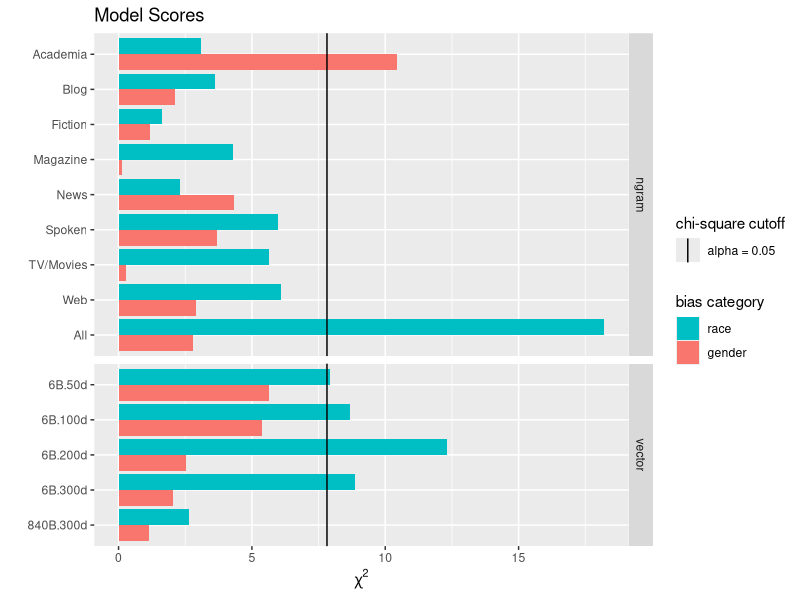
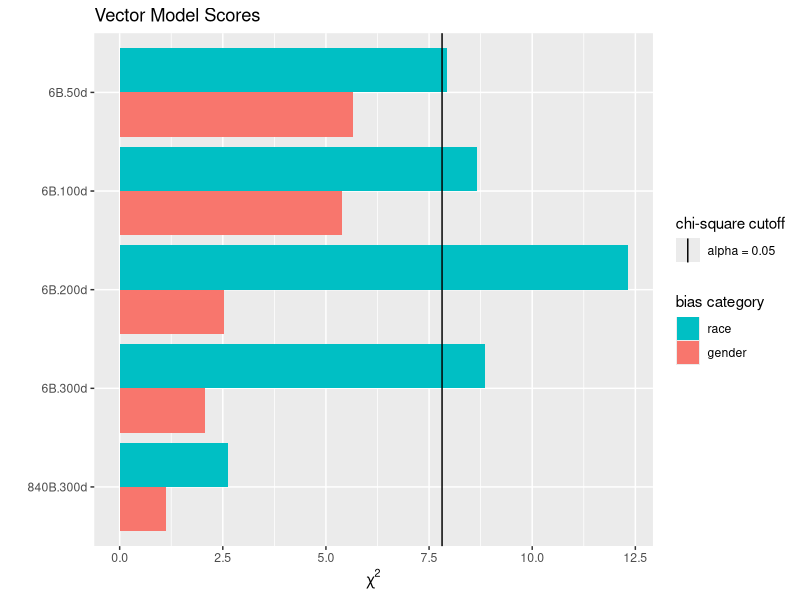
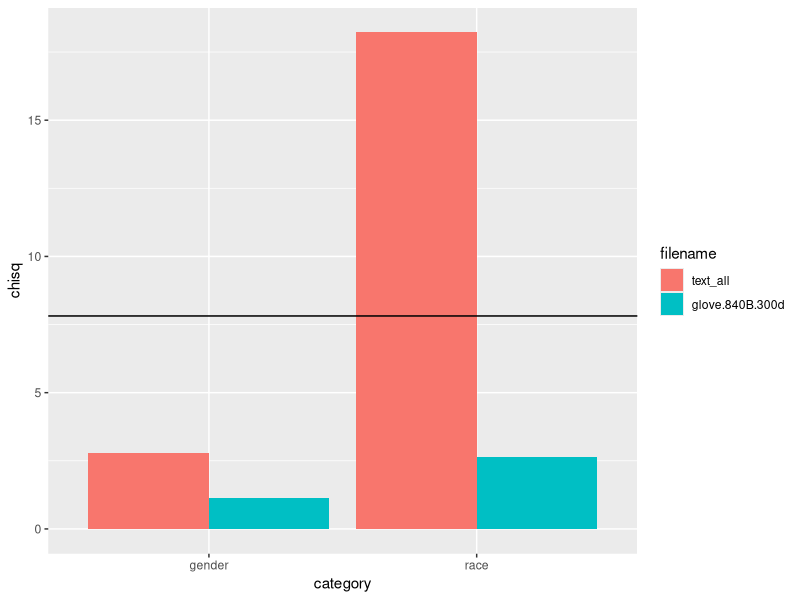
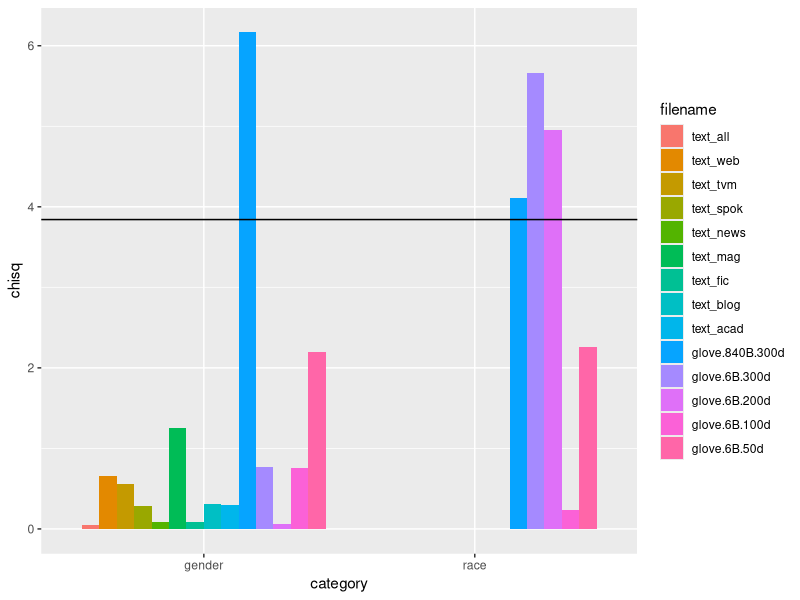
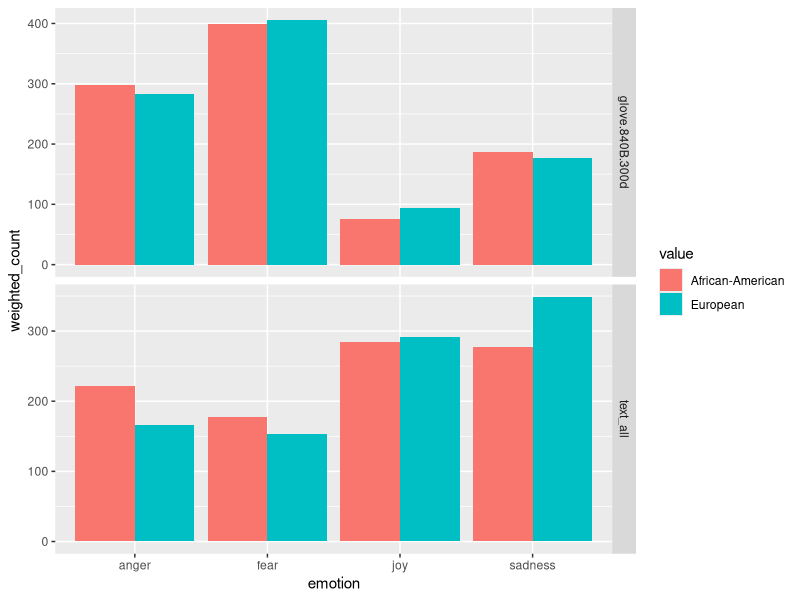
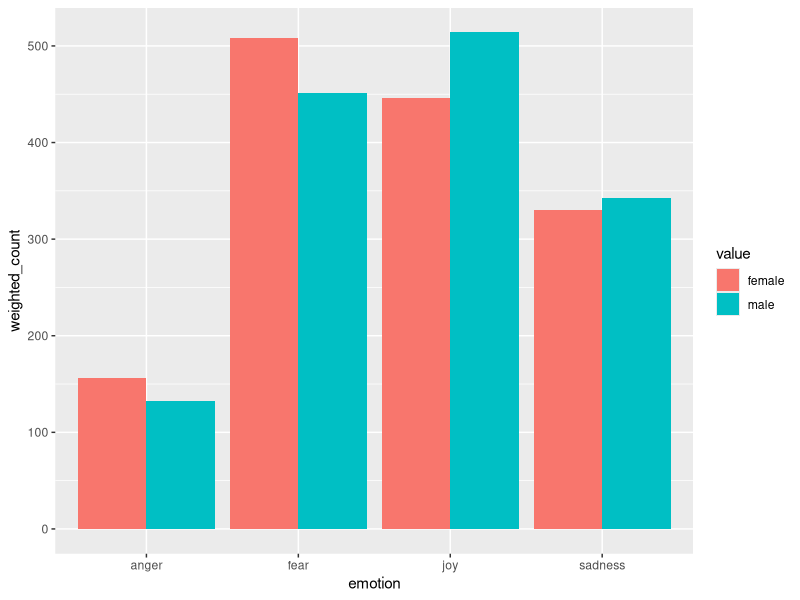

Recreate these plots in R, in order.


setwd("~/College/2022aspr/ling539/final")
d <- read.csv('bias_results.csv')


library(tidyverse)

# BIAS SCORE

model_scores <- d %>% 
   group_by(filename, category, qtype, model) %>% 
   summarize(chisq = mean(model_score)) %>% 
   mutate(filename = fct_relevel(filename, sort), 
          filename = fct_relevel(filename, "glove.6B.50d"),
          filename = fct_relevel(filename, "text_all", after=Inf),
          filename = fct_rev(filename),
          source = filename,
          source = recode(source, 
                         glove.840B.300d  = '840B.300d', 
                         glove.6B.50d = '6B.50d',
                         text_all = 'All', 
                         glove.6B.100d = '6B.100d', 
                         glove.6B.200d = '6B.200d', 
                         glove.6B.300d = '6B.300d', 
                         text_acad = 'Academia', 
                         text_blog = 'Blog', 
                         text_fic = 'Fiction', 
                         text_mag = 'Magazine', 
                         text_news = 'News', 
                         text_spok = 'Spoken', 
                         text_tvm = 'TV/Movies', 
                         text_web = 'Web')
   )

model_scores %>% 
   filter(qtype == "emotion") %>% 
   ggplot(aes(x = chisq, y = source, fill = category)) +
   geom_col(position = 'dodge') + 
   geom_vline(aes(xintercept = qchisq(.95, 3), color = 'alpha = 0.05')) +
   labs(title = 'Model Scores', y = '', x=bquote(chi^2)) +
   scale_fill_discrete(name="bias category", breaks=c("race", "gender"), labels=c("race", "gender")) +
   scale_color_manual(name = "chi-square cutoff", values = c('alpha = 0.05' = 'black')) + 
   facet_grid(rows = vars(model), scales = "free_y", space="free")
      
      
model_scores %>% 
   filter(qtype == "emotion", model == 'vector') %>% 
   ggplot(aes(x = chisq, y = source, fill = category)) +
   geom_col(position = "dodge") + 
   geom_vline(aes(xintercept = qchisq(.95, 3), color = 'alpha = 0.05')) +
   labs(title = 'Vector Model Scores', y = '', x=bquote(chi^2)) +
   scale_fill_discrete(name="bias category", breaks=c("race", "gender"), labels=c("race", "gender")) +
   scale_color_manual(name = "chi-square cutoff", values = c('alpha = 0.05' = 'black'))






model_scores %>% 
   filter(qtype == "emotion", filename %in% c('glove.840B.300d', 'text_all')) %>% 
   ggplot(aes(x = category, y = chisq, fill = filename)) +
   geom_col(position = "dodge") + 
   geom_hline(yintercept = qchisq(.95, 3))

model_scores %>% 
   filter(qtype == "person",) %>% 
   ggplot(aes(x = category, y = chisq, fill = filename)) +
   geom_col(position = position_dodge(),) + 
   geom_hline(yintercept = qchisq(.95, 1))

# RACE ILLUSTRATION

race <- d %>% 
   filter(qtype == "emotion", value %in% c('African-American', 'European', 'male', 'female'), filename %in% c("text_all", "glove.840B.300d"), category == 'race') %>% 
   group_by(value, emotion, category, filename) %>% 
   summarize(weighted_count = mean(count_score))

race %>% 
   ggplot(aes(x = emotion, y = weighted_count, fill = value)) +
   geom_col(position = "dodge") +
   facet_grid(rows = vars(filename), scale="free")


# GENDER ILLUSTRATION

gender <- d %>% 
   filter(qtype == "emotion", value %in% c('female', 'male'), category == 'gender', filename == "text_acad") %>% 
   group_by(value, emotion) %>% 
   summarize(weighted_count = mean(count_score))

gender %>% 
   ggplot(aes(x = emotion, y = weighted_count, fill = value)) +
   geom_col(position = "dodge")


# ERROR ANALYSIS

ans <- read.csv('answers/text_all_emotion.csv')
ind <- sample(1:nrow(ans), size=50)
samp <- ans[ind,]
